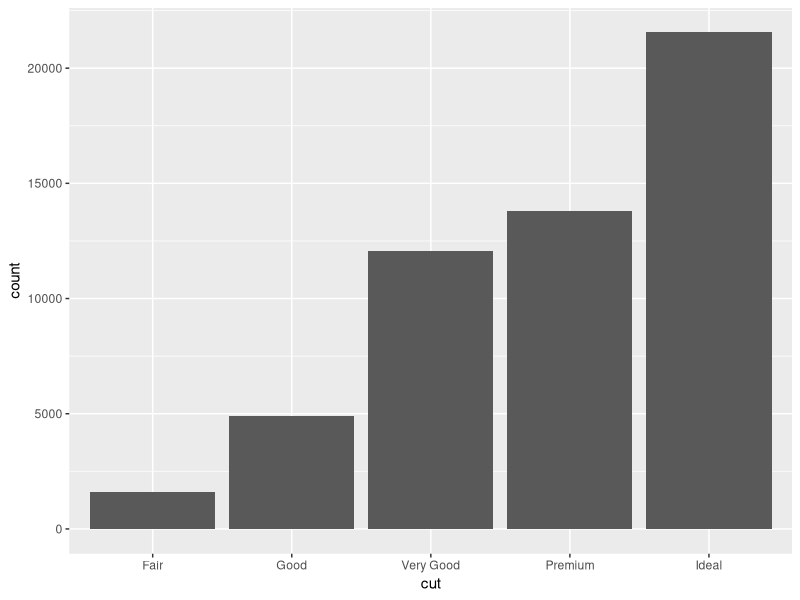
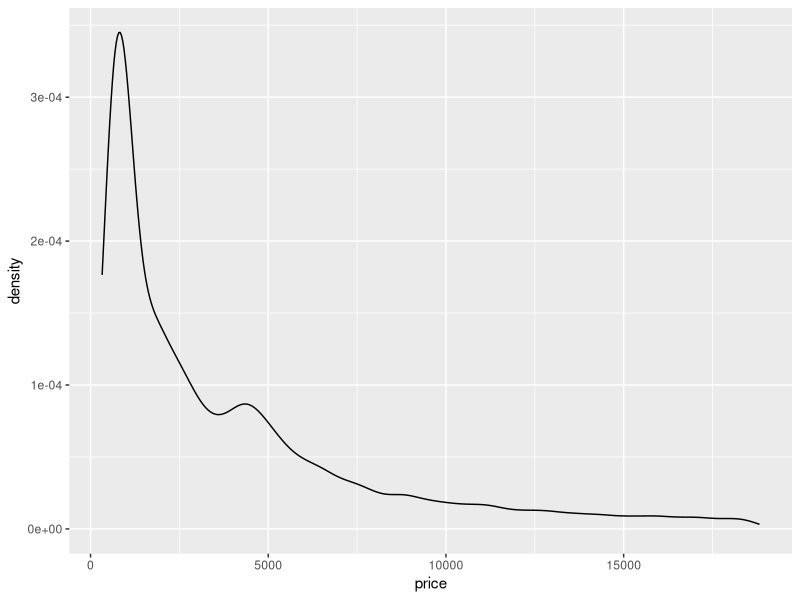
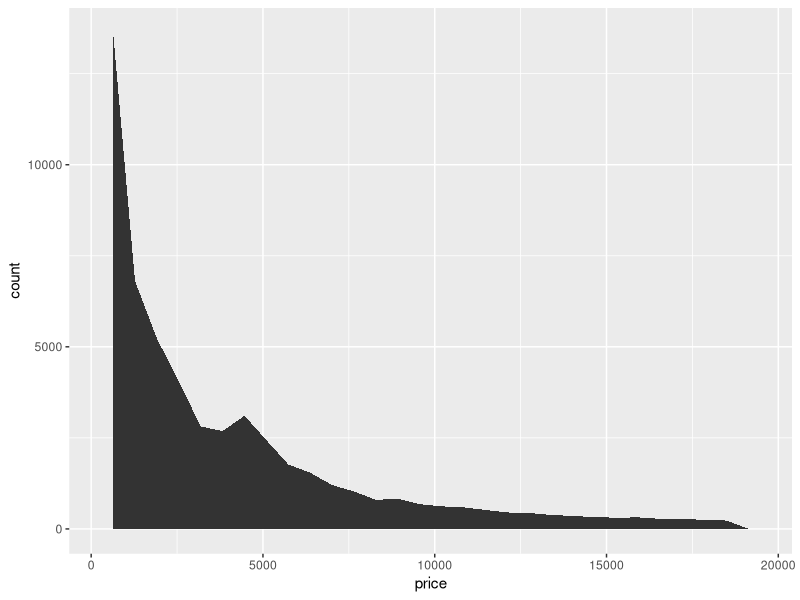
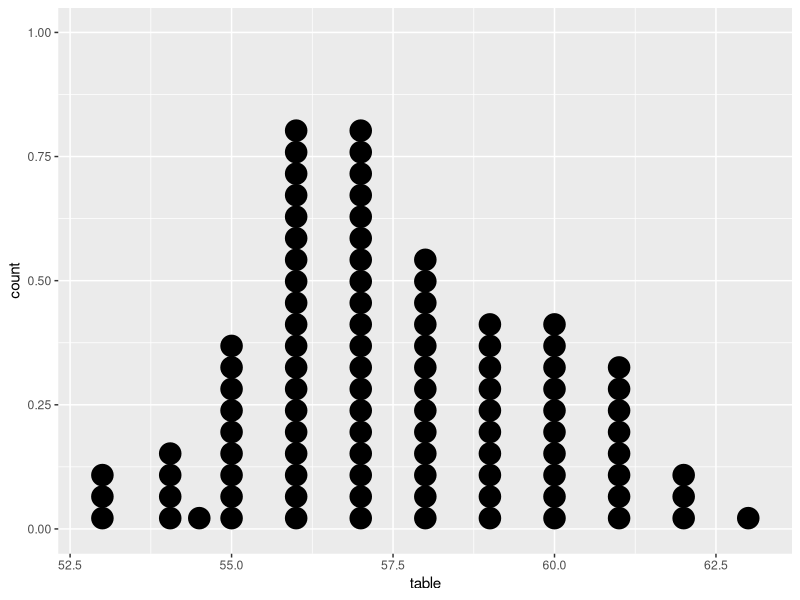
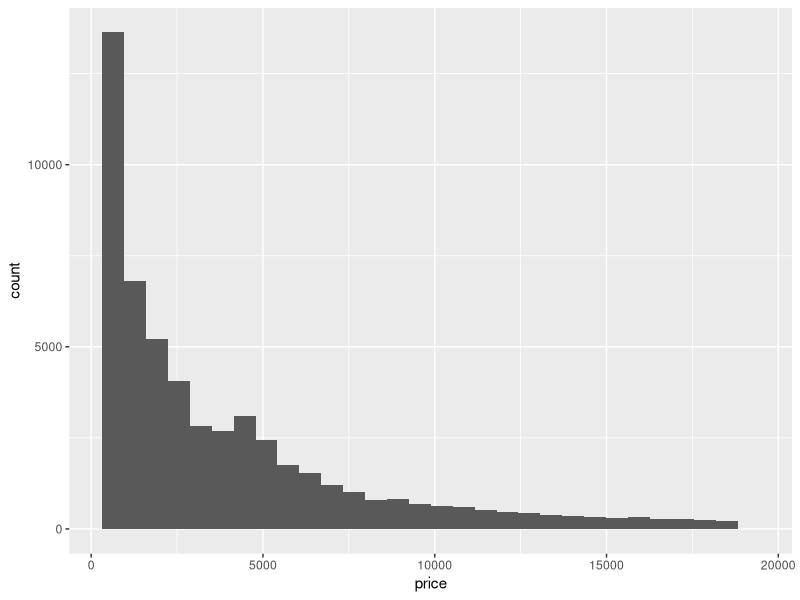
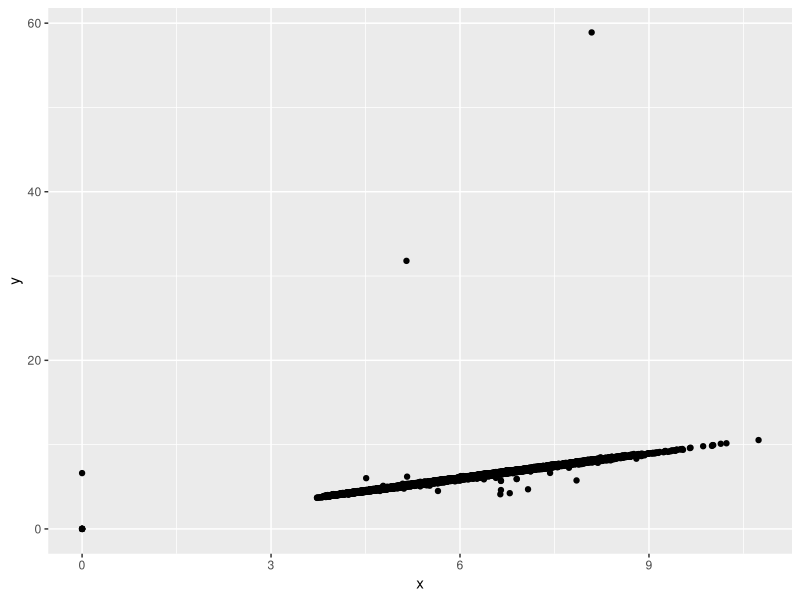
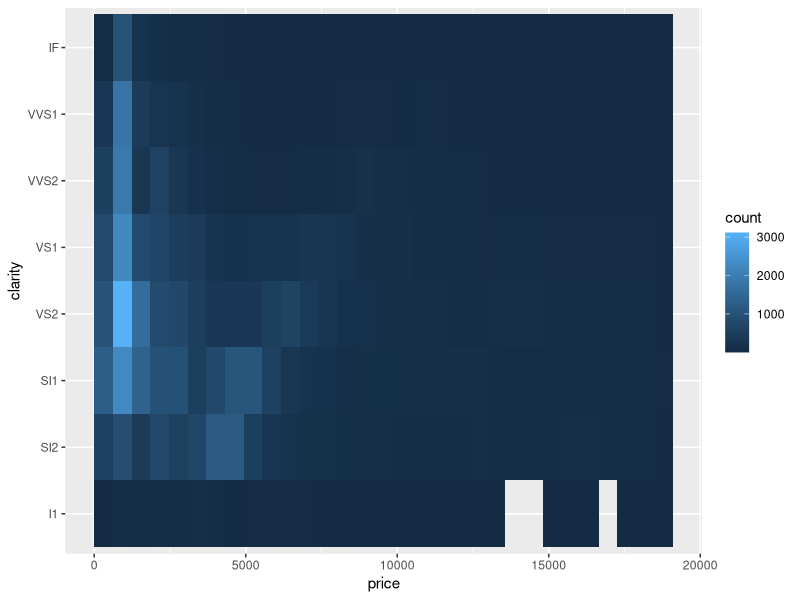
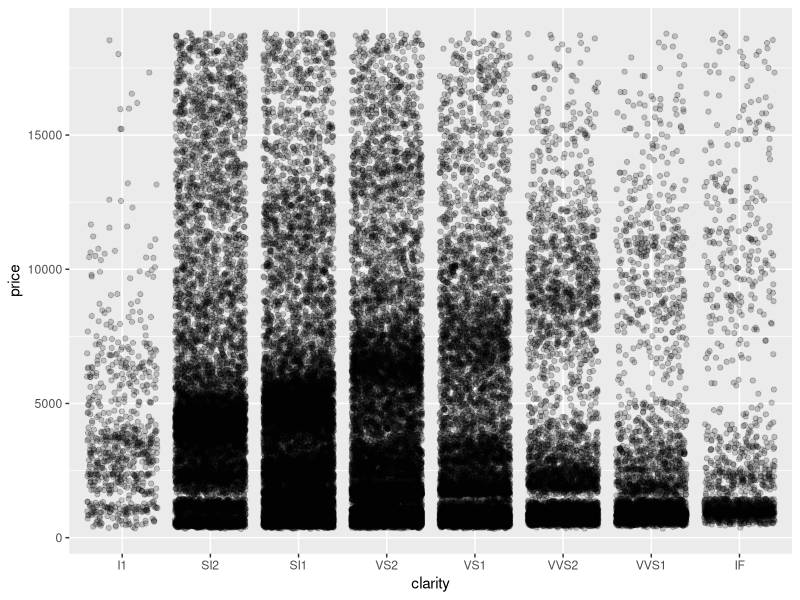

Here is the R script that generated these plots, in order:
## ---- chunk 1
knitr::opts_chunk$set(echo = T, message = F, warning = F)
## ---- chunk 2
library(ggplot2)
library(dplyr)
## ---- chunk 3
data("diamonds")
diamonds %>% glimpse()
## ---- chunk 4
diamonds %>% 
  ggplot(aes(cut)) + 
  geom_bar()
## ---- chunk 5
diamonds %>% 
  ggplot(aes(x = price)) + 
  geom_density()
## ---- chunk 6
diamonds %>% 
  ggplot(aes(x = price)) + 
  geom_area(stat = "bin")
## ---- chunk 7
diamonds %>% 
  sample_n(100) %>% 
  ggplot(aes(x = table)) + 
  geom_dotplot()
## ---- chunk 8
diamonds %>% 
  ggplot(aes(x = price)) + 
  geom_histogram()
## ---- chunk 9
diamonds %>% 
  ggplot(aes(x = x, y = y)) + 
  geom_point()
## ---- chunk 10
diamonds %>% 
  ggplot(aes(x = price, y = clarity)) + 
  geom_bin2d()
## ---- chunk 11
diamonds %>% 
  ggplot(aes(x = clarity, y = price)) + 
  geom_jitter(alpha = .2)
## ---- chunk 12
diamonds %>% 
  ggplot(aes(x = clarity, y = price)) + 
  geom_violin()
## ---- chunk 13
diamonds %>% 
  ggplot(aes(x = clarity, y = price)) + 
  geom_boxplot()
## ---- chunk 14
diamonds %>% 
  ggplot(aes(x = clarity, y = cut)) + 
  geom_jitter(alpha = .2)
## ---- chunk 15
diamonds %>% 
  ggplot(aes(x = x, y = y, col = price)) + 
  geom_point(alpha = .2) + 
  scale_color_continuous(low = "green", high = "red")

## ---- chunk 16
diamonds %>% 
  ggplot(aes(x = x, 
             y = y, 
             col = price)) + 
  geom_point(alpha = .2) + 
  facet_grid(cut ~ color) +
  scale_color_continuous(low = "green", high = "red")
## ---- chunk 17
diamonds %>% 
  ggplot(data = ., 
         aes(x = x, 
             y = y, 
             col = price,
             size = table)) + 
  geom_point(alpha = .2) + 
  facet_grid(cut ~ color) +
  scale_color_continuous(low = "green", 
                         high = "red")
